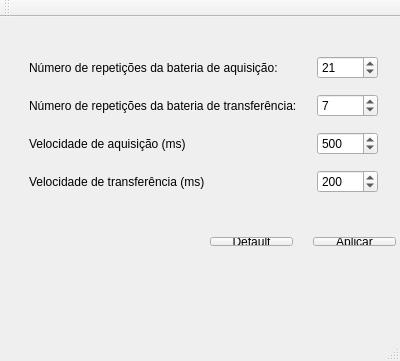
<?xml version="1.0" encoding="UTF-8"?>
<ui version="4.0">
 <class>MainMenu</class>
 <widget class="QMainWindow" name="MainMenu">
  <property name="geometry">
   <rect>
    <x>0</x>
    <y>0</y>
    <width>400</width>
    <height>361</height>
   </rect>
  </property>
  <property name="windowTitle">
   <string>Timing Coincidente</string>
  </property>
  <widget class="QWidget" name="centralWidget">
   <widget class="QStackedWidget" name="stackedWidget">
    <property name="geometry">
     <rect>
      <x>-1</x>
      <y>-1</y>
      <width>401</width>
      <height>301</height>
     </rect>
    </property>
    <property name="currentIndex">
     <number>1</number>
    </property>
    <widget class="QWidget" name="mainMenu">
     <widget class="QWidget" name="verticalLayoutWidget">
      <property name="geometry">
       <rect>
        <x>29</x>
        <y>10</y>
        <width>351</width>
        <height>191</height>
       </rect>
      </property>
      <layout class="QVBoxLayout" name="verticalLayout">
       <item>
        <widget class="QPushButton" name="startButton">
         <property name="font">
          <font>
           <family>Microsoft Sans Serif</family>
           <pointsize>12</pointsize>
           <weight>50</weight>
           <bold>false</bold>
          </font>
         </property>
         <property name="text">
          <string>INICIAR TAREFA</string>
         </property>
        </widget>
       </item>
       <item>
        <widget class="QPushButton" name="calibrationButton">
         <property name="font">
          <font>
           <family>Microsoft Sans Serif</family>
           <pointsize>12</pointsize>
           <weight>50</weight>
           <bold>false</bold>
          </font>
         </property>
         <property name="text">
          <string>CALIBRAÇÃO DA CÂMERA</string>
         </property>
        </widget>
       </item>
       <item>
        <widget class="QPushButton" name="configButton">
         <property name="font">
          <font>
           <family>Microsoft Sans Serif</family>
           <pointsize>12</pointsize>
          </font>
         </property>
         <property name="text">
          <string>CONFIGURAÇÕES</string>
         </property>
        </widget>
       </item>
      </layout>
     </widget>
     <widget class="QWidget" name="horizontalLayoutWidget">
      <property name="geometry">
       <rect>
        <x>120</x>
        <y>210</y>
        <width>181</width>
        <height>31</height>
       </rect>
      </property>
      <layout class="QHBoxLayout" name="horizontalLayout">
       <item>
        <widget class="QRadioButton" name="webcamButton">
         <property name="text">
          <string>WebCam</string>
         </property>
        </widget>
       </item>
       <item>
        <widget class="QRadioButton" name="flexButton">
         <property name="text">
          <string>Flex13</string>
         </property>
         <property name="checked">
          <bool>true</bool>
         </property>
        </widget>
       </item>
      </layout>
     </widget>
     <widget class="QLabel" name="camLabel">
      <property name="geometry">
       <rect>
        <x>34</x>
        <y>217</y>
        <width>61</width>
        <height>16</height>
       </rect>
      </property>
      <property name="font">
       <font>
        <pointsize>9</pointsize>
       </font>
      </property>
      <property name="text">
       <string>Camera:</string>
      </property>
     </widget>
     <widget class="QPushButton" name="exitButton">
      <property name="geometry">
       <rect>
        <x>300</x>
        <y>280</y>
        <width>75</width>
        <height>23</height>
       </rect>
      </property>
      <property name="text">
       <string>Sair</string>
      </property>
     </widget>
     <widget class="QLabel" name="imuLabel">
      <property name="geometry">
       <rect>
        <x>36</x>
        <y>250</y>
        <width>51</width>
        <height>20</height>
       </rect>
      </property>
      <property name="font">
       <font>
        <pointsize>9</pointsize>
       </font>
      </property>
      <property name="text">
       <string>IMU:</string>
      </property>
     </widget>
     <widget class="QComboBox" name="portIMU">
      <property name="enabled">
       <bool>false</bool>
      </property>
      <property name="geometry">
       <rect>
        <x>120</x>
        <y>250</y>
        <width>81</width>
        <height>22</height>
       </rect>
      </property>
      <property name="editable">
       <bool>false</bool>
      </property>
     </widget>
     <widget class="QPushButton" name="checkButton">
      <property name="geometry">
       <rect>
        <x>220</x>
        <y>250</y>
        <width>81</width>
        <height>21</height>
       </rect>
      </property>
      <property name="text">
       <string>Checar</string>
      </property>
     </widget>
    </widget>
    <widget class="QWidget" name="configMenu">
     <widget class="QWidget" name="gridLayoutWidget">
      <property name="geometry">
       <rect>
        <x>19</x>
        <y>20</y>
        <width>371</width>
        <height>181</height>
       </rect>
      </property>
      <layout class="QGridLayout" name="gridLayout" columnstretch="5,1">
       <item row="0" column="1">
        <widget class="QSpinBox" name="trainingRepBox">
         <property name="value">
          <number>21</number>
         </property>
        </widget>
       </item>
       <item row="3" column="0">
        <widget class="QLabel" name="label_4">
         <property name="text">
          <string>Velocidade de transferência (ms)</string>
         </property>
        </widget>
       </item>
       <item row="1" column="1">
        <widget class="QSpinBox" name="acquiRepBox">
         <property name="value">
          <number>7</number>
         </property>
        </widget>
       </item>
       <item row="1" column="0">
        <widget class="QLabel" name="label_2">
         <property name="text">
          <string>Número de repetições da bateria de transferência:</string>
         </property>
        </widget>
       </item>
       <item row="0" column="0">
        <widget class="QLabel" name="label">
         <property name="text">
          <string>Número de repetições da bateria de aquisição:</string>
         </property>
        </widget>
       </item>
       <item row="2" column="0">
        <widget class="QLabel" name="label_3">
         <property name="text">
          <string>Velocidade de aquisição (ms)</string>
         </property>
        </widget>
       </item>
       <item row="3" column="1">
        <widget class="QSpinBox" name="acquiVelBox">
         <property name="maximum">
          <number>5000</number>
         </property>
         <property name="value">
          <number>200</number>
         </property>
        </widget>
       </item>
       <item row="2" column="1">
        <widget class="QSpinBox" name="trainingVelBox">
         <property name="maximum">
          <number>10000</number>
         </property>
         <property name="value">
          <number>500</number>
         </property>
        </widget>
       </item>
      </layout>
     </widget>
     <widget class="QWidget" name="horizontalLayoutWidget_2">
      <property name="geometry">
       <rect>
        <x>200</x>
        <y>210</y>
        <width>208</width>
        <height>31</height>
       </rect>
      </property>
      <layout class="QHBoxLayout" name="horizontalLayout_2">
       <property name="spacing">
        <number>20</number>
       </property>
       <item>
        <widget class="QPushButton" name="defaultButton">
         <property name="text">
          <string>Default</string>
         </property>
        </widget>
       </item>
       <item>
        <widget class="QPushButton" name="applyButton">
         <property name="text">
          <string>Aplicar</string>
         </property>
        </widget>
       </item>
      </layout>
     </widget>
    </widget>
   </widget>
  </widget>
  <widget class="QMenuBar" name="menuBar">
   <property name="geometry">
    <rect>
     <x>0</x>
     <y>0</y>
     <width>400</width>
     <height>26</height>
    </rect>
   </property>
  </widget>
  <widget class="QToolBar" name="mainToolBar">
   <attribute name="toolBarArea">
    <enum>TopToolBarArea</enum>
   </attribute>
   <attribute name="toolBarBreak">
    <bool>false</bool>
   </attribute>
  </widget>
  <widget class="QStatusBar" name="statusBar"/>
 </widget>
 <layoutdefault spacing="6" margin="11"/>
 <resources/>
 <connections/>
</ui>
